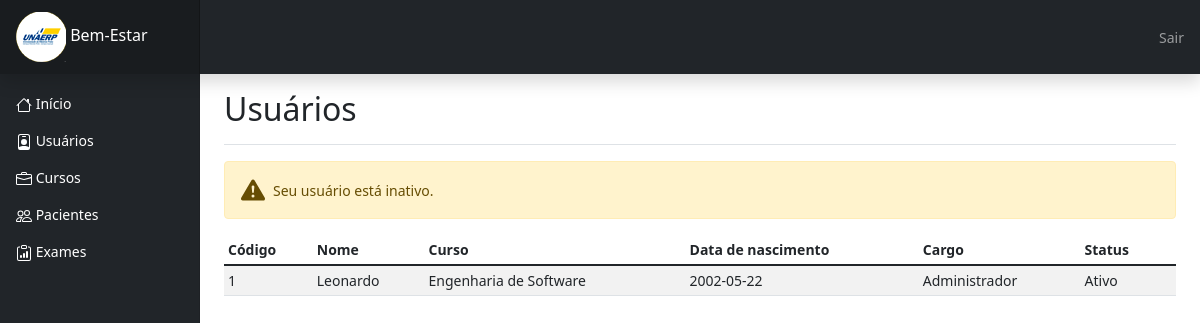
The page /main.php?p=usuarios/index.php (signed in) on the database its author committed.
### tables this page shows
CREATE TABLE usuarios (
    cod_usuario INT(6) AUTO_INCREMENT, 
    id_curso INT(4), 
    nom_usuario VARCHAR(40) NOT NULL, 
    dtn_usuario DATE NOT NULL, 
    sen_usuario VARCHAR(32) NOT NULL, 
    per_usuario TINYINT(1) NOT NULL, 
    sts_usuario TINYINT(1) NOT NULL,
    PRIMARY KEY(cod_usuario)
);

CREATE TABLE cursos (
    id_curso INT(4) AUTO_INCREMENT, 
    nom_curso VARCHAR(30) NOT NULL,
    PRIMARY KEY(id_curso)
);

### usuarios/index.php (the view, shortened to what this page needs)
<?php
if($_SESSION['logado'] == 1) {
    require_once 'config.php';
    $conn = new mysqli($host, $user, $password, $dbname);
    $sql = "SELECT * FROM usuarios u INNER JOIN cursos c ON u.id_curso=c.id_curso ORDER BY cod_usuario";
    $res = $conn->query($sql);
    ?>
    <div class="d-flex justify-content-between flex-wrap flex-md-nowrap align-items-center pt-3 pb-2 mb-3 border-bottom">
        <h1 class="h2">Usuários</h1>
    </div>
    <?php
    if(!$_SESSION['sts_usuario'] == 1) {
        ?>
        <div class="alert alert-warning d-flex align-items-center" role="alert">
            <div>
                Seu usuário está inativo.
            </div>
        </div>
        <?php
    }
    if($res->num_rows>0){
        ?>
        <div class="table-responsive">
            <table class="table table-striped table-sm" id="tabela_usuarios">
                <thead>
                    <tr>
                    <th scope="col">Código</th>
                    <th scope="col">Nome</th>
                    <th scope="col">Curso</th>
                    <th scope="col">Data de nascimento</th>
                    <th scope="col">Cargo</th>
                    <th scope="col">Status</th>
                    <th></th>
                    </tr>
                </thead>
                <tbody>
                    <?php
                    while($row = $res->fetch_assoc()){
                        $status="";
                        $adm="";
                        if($row['sts_usuario']==1) {
                            $status="Ativo";
                        }
                        else {
                            $status="Inativo";
                        }
                        if($row['per_usuario']==1) {
                            $adm="Administrador";
                        }
                        else {
                            $adm="Comum";
                        }
                        echo "<tr>
                            <td>".$row['cod_usuario']."</td>
                            <td>".$row['nom_usuario']."</td>
                            <td>".$row['nom_curso']."</td>
                            <td>".$row['dtn_usuario']."</td>
                            <td>".$adm."</td>
                            <td>".$status."</td>";
                        if($_SESSION['sts_usuario'] == 1) {
                            echo "<td><a href='main.php?p=usuarios/detalhes.php&id=".$row['cod_usuario']."' class='btn btn-secondary btn-sm'>Detalhes</a></td></tr>";
                        }
                        else {
                            echo "<td></td></tr>";
                        }
                    }
                    ?>
                </tbody>
            </table>
        </div>
        <?php
    }
}
?>

### css/dashboard.css (style rules this page uses)
body { font-size: .875rem; }

### rows shown on the page
usuarios: cod_usuario "1", nom_usuario "Leonardo", id_curso.nom_curso "Engenharia de Software", dtn_usuario "2002-05-22", per_usuario "Administrador", sts_usuario "Ativo"
